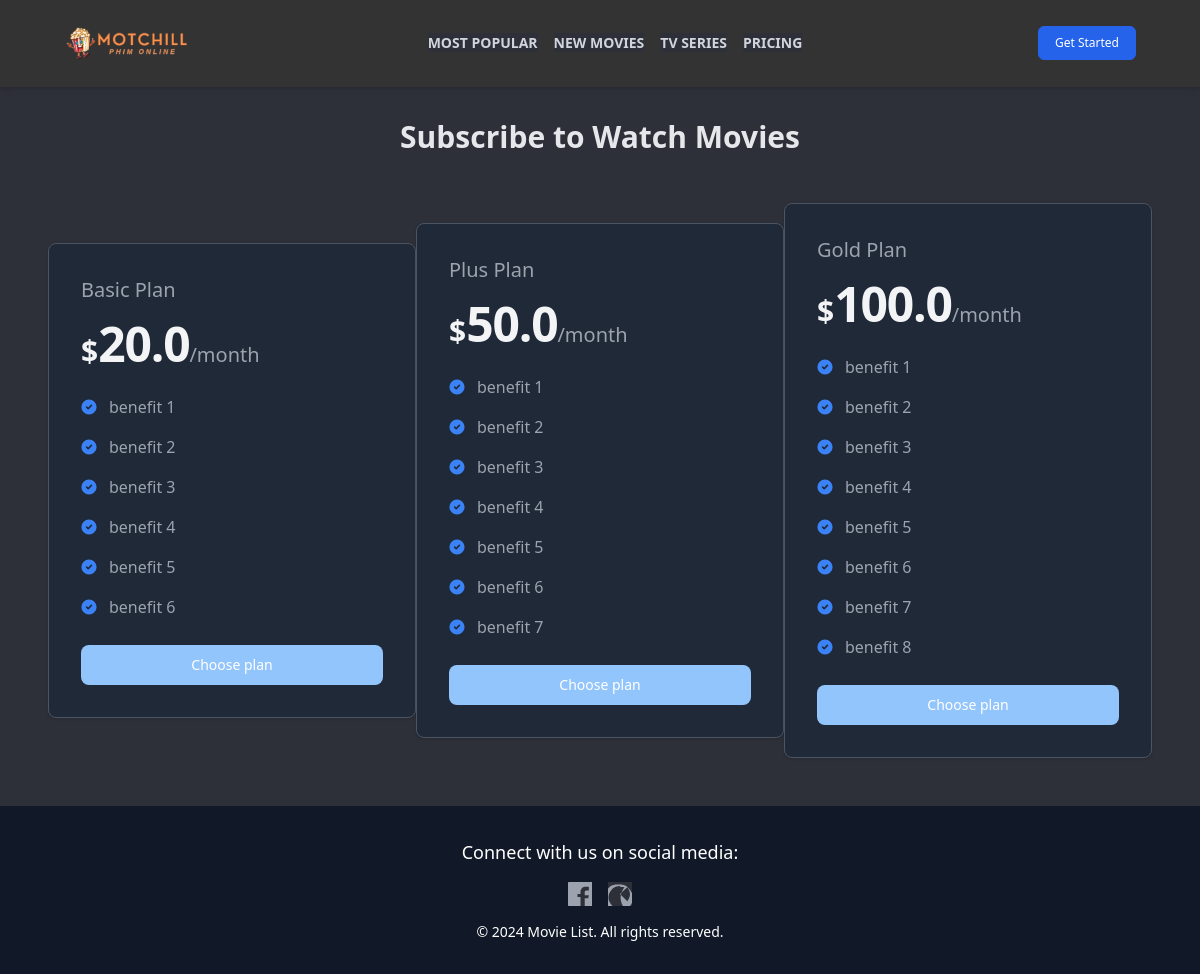
The app's page /subscription/ with its own data.
### subscription/models.py (models this page shows, shortened)
class Subscription(models.Model):
    name = models.CharField(max_length=100)
    price = models.FloatField()
    benefits = models.ManyToManyField(Benefit)
    duration_in_days = models.PositiveIntegerField(default=30)
    is_active = models.BooleanField(default=True)

class Benefit(models.Model):
    name = models.CharField(max_length=100)

### subscription/views.py (the view)
# urls.py: path('', views.subscriptions_list, name='subscriptions_list'),
def subscriptions_list(request):
    subscriptions = Subscription.objects.all()
    next_url = request.GET.get('next', '')  # Lấy URL trang trước từ query parameter
    context = {
        'subscriptions': subscriptions,
        'next_url': next_url  # Truyền URL vào context
    }
    return render(request, 'subscription/subscriptions_list.html', context)

### subscription/templates/subscription/subscriptions_list.html
{% extends 'movie/base.html' %}
{% block content %}
<h1 class="text-3xl font-bold text-center mt-8 text-gray-200">Subscribe to Watch Movies</h1>
<div class="lg:mx-12 lg:my-12 my-8 grid lg:grid-cols-3 grid-cols justify-center items-center">
    {% for subscription in subscriptions %}
    <div class="w-full max-w-sm p-4 bg-gray-800 border border-gray-600 rounded-lg shadow sm:p-8 dark:bg-gray-900 dark:border-gray-700">
        <h5 class="mb-4 text-xl font-medium text-gray-400">{{ subscription.name }}</h5>
        <div class="flex items-baseline text-gray-100">
            <span class="text-3xl font-semibold">$</span>
            <span class="text-5xl font-extrabold tracking-tight">{{ subscription.price }}</span>
            <span class="ms-1 text-xl font-normal text-gray-400">/month</span>
        </div>
        <ul role="list" class="space-y-5 my-7">
            {% for benefit in subscription.benefits.all %}
            <li class="flex items-center text-gray-400">
                <svg class="flex-shrink-0 w-4 h-4 text-blue-500" aria-hidden="true" xmlns="http://www.w3.org/2000/svg" fill="currentColor" viewBox="0 0 20 20">
                    <path d="M10 .5a9.5 9.5 0 1 0 9.5 9.5A9.51 9.51 0 0 0 10 .5Zm3.707 8.207-4 4a1 1 0 0 1-1.414 0l-2-2a1 1 0 0 1 1.414-1.414L9 10.586l3.293-3.293a1 1 0 0 1 1.414 1.414Z" />
                </svg>
                <span class="text-base font-normal leading-tight mx-3">{{ benefit.name }}</span>
            </li>
            {% endfor %}
        </ul>
        <button type="button" class="bg-blue-300 hover:bg-blue-400 focus:ring-4 focus:outline-none focus:ring-blue-200 dark:focus:ring-blue-900 font-medium rounded-lg text-sm px-5 py-2.5 inline-flex justify-center w-full text-center">
            <a href="{% url 'subscription:subscription_detail' subscription.pk %}" class="text-white no-underline bg-transparent">
                Choose plan
            </a>
        </button>
    </div>
    {% endfor %}
</div>
{% endblock %}

### movie/templates/movie/base.html (shortened to what this page needs)
{% load static %}
<!DOCTYPE html>
<html lang="en">
  <head>
    <link href="https://cdn.jsdelivr.net/npm/tailwindcss@2.2.19/dist/tailwind.min.css" rel="stylesheet" />
    <link rel="stylesheet" href="https://cdnjs.cloudflare.com/ajax/libs/font-awesome/4.7.0/css/font-awesome.min.css" />
    <link rel="stylesheet" href="{% static 'css/styles.css' %}" />
    <link href="https://cdnjs.cloudflare.com/ajax/libs/aos/2.3.4/aos.css" rel="stylesheet">
  </head>
  <body style="background-color: #2e3039;">
    <header class="shadow-md z-10">
      <nav class="flex justify-between items-center mx-16 py-5">
        <div>
          <a href="{% url 'movies:movie_list' %}">
            <img class="w-32" src="{% static 'logo1.png' %}" alt="movie shop" />
          </a>
        </div>
        <div class="hidden md:block">
          <ul class="flex items-center gap-4 text-sm font-semibold">
            <li>
              <a href="{% url 'movies:popular_movies_list' %}" class="text-gray-300 hover:text-gray-400 {% if request.path == '/popular-movies/' %}text-blue-400{% endif %}">
                MOST POPULAR
              </a>
            </li>
            <li>
              <a href="{% url 'movies:new_movies_list' %}" class="text-gray-300 hover:text-gray-400 {% if request.path == '/new-movies/' %}text-blue-400{% endif %}">
                NEW MOVIES
              </a>
            </li>
            <li>
              <a href="{% url 'movies:tv_series_list' %}" class="text-gray-300 hover:text-gray-400 {% if request.path == '/tv-series/' %}text-blue-400{% endif %}">
                TV SERIES
              </a>
            </li>
            <li>
              <a href="{% url 'subscription:subscriptions_list' %}" class="text-gray-300 hover:text-gray-400 {% if request.path == '/pricing/' %}text-blue-400{% endif %}">
                PRICING
              </a>
            </li>
          </ul>
        </div>
        <div class="hidden md:block">
          {% if user.is_authenticated %}
          <div class="relative inline-block text-left">
            <button type="button" id="userMenuButton" class="inline-flex items-center justify-center w-full px-4 py-2 text-sm font-medium text-white bg-gray-800 border border-gray-700 rounded-md shadow-sm hover:bg-gray-700 focus:outline-none focus:ring-2 focus:ring-indigo-500 focus:ring-offset-2">
              <span>{{ user.username }}</span>
              <svg class="w-4 h-4 ml-2 -mr-1 stroke-current text-gray-400" xmlns="http://www.w3.org/2000/svg" viewBox="0 0 24 24" fill="none" stroke-linecap="round" stroke-linejoin="round" stroke-width="2" stroke="currentColor" aria-hidden="true">
                <path d="M19 9l-7 7-7-7" />
              </svg>
            </button>
            <div id="userMenu" class="origin-top-right absolute right-0 mt-2 w-56 rounded-md bg-gray-800 shadow-lg ring-1 ring-black ring-opacity-5 hidden" role="menu" aria-orientation="vertical" aria-labelledby="userMenuButton" tabindex="-1">
              <div class="py-1" role="none">
                <a href="{% url 'account:user_profile_detail' %}" class="block px-4 py-2 text-sm text-gray-300 hover:bg-gray-700" role="menuitem">Account</a>
                <form action="{% url 'account:logout' %}" method="post" class="inline">
                  {% csrf_token %}
                  <button type="submit" class="block px-4 py-2 text-sm text-gray-300 hover:bg-gray-700" role="menuitem">Logout</button>
                </form>
              </div>
            </div>
          </div>
          {% else %}
          <a href="{% url 'account:signup' %}" class="inline-block px-4 py-2 text-xs font-medium text-white transition duration-300 ease-in-out bg-blue-600 border border-blue-600 rounded-md hover:bg-blue-700 focus:outline-none focus:ring-2 focus:ring-blue-400 focus:ring-opacity-50">
            Get Started
          </a>
          {% endif %}
        </div>
      </nav>
    </header>
    {% block content %} {% endblock %}
    <footer class="bg-gray-900 text-white py-8">
      <div class="container mx-auto flex flex-col items-center">
        <p class="text-lg mb-4">Connect with us on social media:</p>
        <div class="flex space-x-4">
          <a href="#" class="text-gray-400 hover:text-white transition duration-300">
            <svg class="w-6 h-6" fill="currentColor" viewBox="0 0 24 24">
              <path d="M23 0H1C.447 0 0 .447 0 1v22c0 .553.447 1 1 1h11.5v-9h-3v-3h3v-1.8c0-3.496 2.127-5.4 5.247-5.4 1.476 0 2.753.111 3.13.16v3.63l-2.14.001c-1.675 0-2.003.796-2.003 1.969v2.6h4.056l-.527 3h-3.529V24h6.852c.553 0 1-.447 1-1V1c0-.553-.447-1-1-1z" />
            </svg>
          </a>
          <a href="#" class="text-gray-400 hover:text-white transition duration-300">
          </a>
        </div>
        <p class="text-sm mt-4">&copy; 2024 Movie List. All rights reserved.</p>
      </div>
    </footer>
  </body>
</html>

### static/css/styles.css (style rules this page uses)
body { background-color: #1a1a1a; color: #e0e0e0; }
header, footer { background-color: #333; }
button, a { background-color: #2e3039; color: #fff; }

### records on screen
Subscription: name "Basic Plan", price "20.0"
Benefit: name "benefit 1"
Benefit: name "benefit 2"
Benefit: name "benefit 3"
Benefit: name "benefit 4"
Benefit: name "benefit 5"
Benefit: name "benefit 6"
Subscription: name "Plus Plan", price "50.0"
Benefit: name "benefit 7"
Subscription: name "Gold Plan", price "100.0"
Benefit: name "benefit 8"
